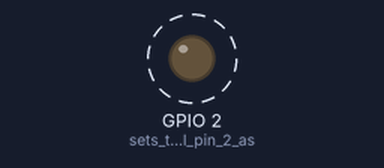
Bench run of a sketch on a simulated ESP32. Shown: output pins drawn as LEDs (lit = HIGH). Dashed ring = blinking. What the sketch prints to the serial monitor is not drawn.

Above: at 0.2 s.
Timing chart, 0 to 3.0 s (numbered marks = the images above):
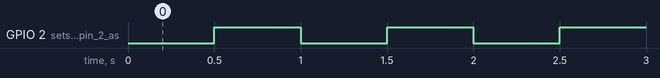

The sketch:

esp32test.ino
```cpp
void setup() {
  Serial.begin(115200);
  pinMode( 2, OUTPUT );        // sets the digital pin 2 as output
  }

void loop() {

    digitalWrite(2, LOW);
    Serial.print("LOW");
    delay(500);

    digitalWrite(2, HIGH );   // sets the LED off
    Serial.println("HIGH");
    delay(500);
}
```

Measured:
- by itself, GPIO 2 (sets_the_digital_pin_2_as): alternates HIGH for 0.50 s and LOW for 0.50 s
